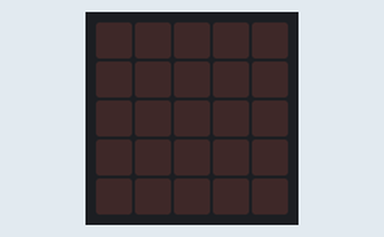
Simulated run of this program. Board: BBC micro:bit (MakeCode). Shown: the board's 5×5 LED display.

Above: at 0.1 s.
At 1.1 s:
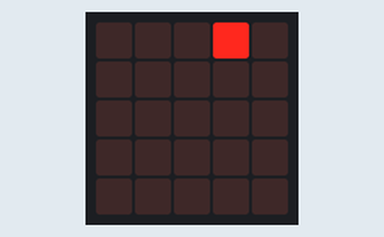
At 2.1 s:
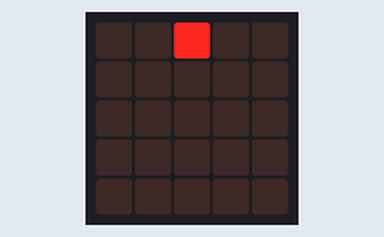
At 4.2 s:
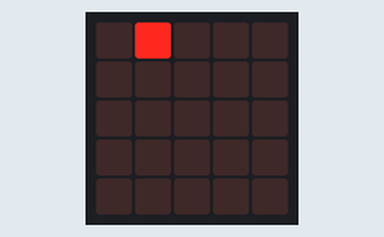
At 6.3 s:
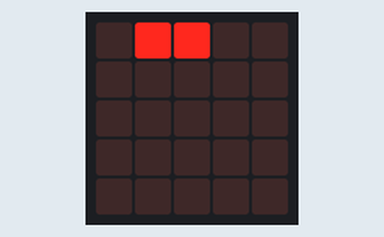
At 8.9 s:
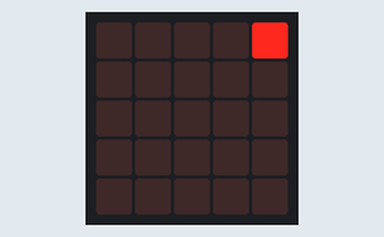

The program:

main.ts
```typescript
let tel = 0
basic.forever(function () {
    if (tel > 7) {
        led.plot(1, 0)
    } else {
        led.unplot(1, 0)
    }
})
basic.forever(function () {
    if (tel < 16) {
        basic.pause(500)
        tel += 1
    } else {
        tel = 0
    }
})
basic.forever(function () {
    if (tel > 3 && tel < 8 || tel > 11) {
        led.plot(2, 0)
    } else {
        led.unplot(2, 0)
    }
})
basic.forever(function () {
    if (tel % 2 == 1) {
        led.plot(4, 0)
    } else {
        led.unplot(4, 0)
    }
})
basic.forever(function () {
    if (tel == 2 || tel == 3 || (tel == 14 || tel == 15 || (tel == 10 || tel == 11 || (tel == 6 || tel == 7)))) {
        led.plot(3, 0)
    } else {
        led.unplot(3, 0)
    }
})
```

test.ts
```typescript
// tests gaan hier; deze zal niet worden gecompileerd wanneer dit pakket wordt gebruikt als extensie.
```

Measured:
- by itself, everything shown: repeats every 8.3 s, in 18 steps
- what the display in image 1 shows lasts 0.5 s, from 1.0 s to 1.5 s
